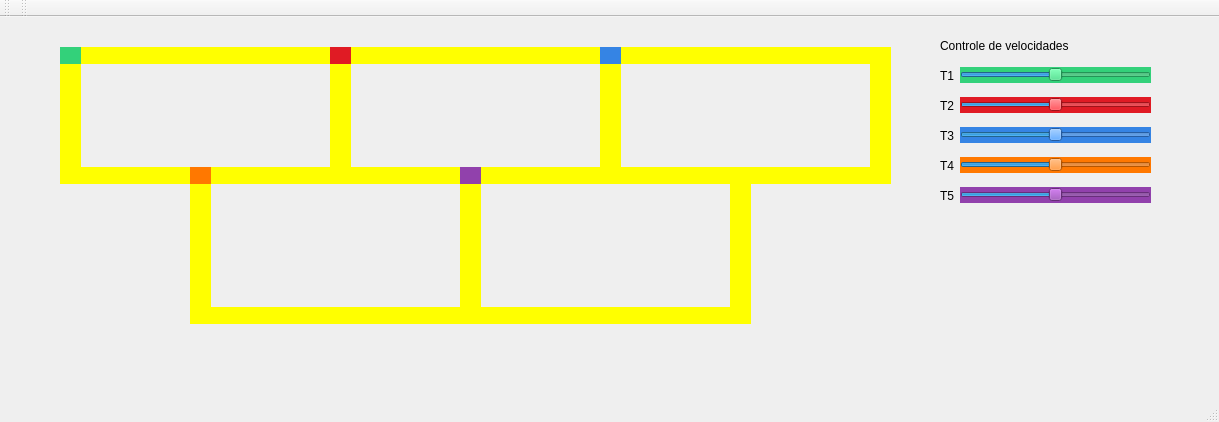
<?xml version="1.0" encoding="UTF-8"?>
<ui version="4.0">
 <class>MainWindow</class>
 <widget class="QMainWindow" name="MainWindow">
  <property name="geometry">
   <rect>
    <x>0</x>
    <y>0</y>
    <width>1219</width>
    <height>422</height>
   </rect>
  </property>
  <property name="windowTitle">
   <string>MainWindow</string>
  </property>
  <widget class="QWidget" name="centralWidget">
   <widget class="QLabel" name="label_trem1">
    <property name="geometry">
     <rect>
      <x>60</x>
      <y>30</y>
      <width>21</width>
      <height>17</height>
     </rect>
    </property>
    <property name="styleSheet">
     <string notr="true">background-color: rgb(51, 209, 122);
</string>
    </property>
    <property name="text">
     <string/>
    </property>
   </widget>
   <widget class="QLabel" name="label_trilho1">
    <property name="geometry">
     <rect>
      <x>80</x>
      <y>30</y>
      <width>250</width>
      <height>17</height>
     </rect>
    </property>
    <property name="styleSheet">
     <string notr="true">QLabel { background: yellow}</string>
    </property>
    <property name="text">
     <string/>
    </property>
   </widget>
   <widget class="QLabel" name="label_trilho2">
    <property name="geometry">
     <rect>
      <x>80</x>
      <y>150</y>
      <width>250</width>
      <height>17</height>
     </rect>
    </property>
    <property name="styleSheet">
     <string notr="true">QLabel { background: yellow}</string>
    </property>
    <property name="text">
     <string/>
    </property>
   </widget>
   <widget class="QLabel" name="label_trilho3">
    <property name="geometry">
     <rect>
      <x>330</x>
      <y>30</y>
      <width>21</width>
      <height>137</height>
     </rect>
    </property>
    <property name="styleSheet">
     <string notr="true">QLabel { background: yellow}</string>
    </property>
    <property name="text">
     <string/>
    </property>
   </widget>
   <widget class="QLabel" name="label_trilho4">
    <property name="geometry">
     <rect>
      <x>60</x>
      <y>30</y>
      <width>21</width>
      <height>137</height>
     </rect>
    </property>
    <property name="styleSheet">
     <string notr="true">QLabel { background: yellow}</string>
    </property>
    <property name="text">
     <string/>
    </property>
   </widget>
   <widget class="QLabel" name="label_trilho4_2">
    <property name="geometry">
     <rect>
      <x>600</x>
      <y>30</y>
      <width>21</width>
      <height>137</height>
     </rect>
    </property>
    <property name="styleSheet">
     <string notr="true">QLabel { background: yellow}</string>
    </property>
    <property name="text">
     <string/>
    </property>
   </widget>
   <widget class="QLabel" name="label_trilho1_2">
    <property name="geometry">
     <rect>
      <x>350</x>
      <y>30</y>
      <width>250</width>
      <height>17</height>
     </rect>
    </property>
    <property name="styleSheet">
     <string notr="true">QLabel { background: yellow}</string>
    </property>
    <property name="text">
     <string/>
    </property>
   </widget>
   <widget class="QLabel" name="label_trilho2_2">
    <property name="geometry">
     <rect>
      <x>350</x>
      <y>150</y>
      <width>250</width>
      <height>17</height>
     </rect>
    </property>
    <property name="styleSheet">
     <string notr="true">QLabel { background: yellow}</string>
    </property>
    <property name="text">
     <string/>
    </property>
   </widget>
   <widget class="QLabel" name="label_trem2">
    <property name="geometry">
     <rect>
      <x>330</x>
      <y>30</y>
      <width>21</width>
      <height>17</height>
     </rect>
    </property>
    <property name="styleSheet">
     <string notr="true">background-color: rgb(224, 27, 36);</string>
    </property>
    <property name="text">
     <string/>
    </property>
   </widget>
   <widget class="QLabel" name="label_trilho5">
    <property name="geometry">
     <rect>
      <x>620</x>
      <y>30</y>
      <width>250</width>
      <height>17</height>
     </rect>
    </property>
    <property name="styleSheet">
     <string notr="true">QLabel { background: yellow}</string>
    </property>
    <property name="text">
     <string/>
    </property>
   </widget>
   <widget class="QLabel" name="label_trem3">
    <property name="geometry">
     <rect>
      <x>600</x>
      <y>30</y>
      <width>21</width>
      <height>17</height>
     </rect>
    </property>
    <property name="styleSheet">
     <string notr="true">background-color: rgb(53, 132, 228);</string>
    </property>
    <property name="text">
     <string/>
    </property>
   </widget>
   <widget class="QLabel" name="label_trilho5_2">
    <property name="geometry">
     <rect>
      <x>620</x>
      <y>150</y>
      <width>250</width>
      <height>17</height>
     </rect>
    </property>
    <property name="autoFillBackground">
     <bool>false</bool>
    </property>
    <property name="styleSheet">
     <string notr="true">QLabel { background: yellow}</string>
    </property>
    <property name="text">
     <string/>
    </property>
   </widget>
   <widget class="QLabel" name="label_trilho4_3">
    <property name="geometry">
     <rect>
      <x>870</x>
      <y>30</y>
      <width>21</width>
      <height>137</height>
     </rect>
    </property>
    <property name="styleSheet">
     <string notr="true">QLabel { background: yellow}</string>
    </property>
    <property name="text">
     <string/>
    </property>
   </widget>
   <widget class="QSlider" name="slider_trem_t1">
    <property name="geometry">
     <rect>
      <x>960</x>
      <y>50</y>
      <width>191</width>
      <height>16</height>
     </rect>
    </property>
    <property name="styleSheet">
     <string notr="true">background-color: rgb(51, 209, 122);</string>
    </property>
    <property name="maximum">
     <number>200</number>
    </property>
    <property name="value">
     <number>100</number>
    </property>
    <property name="orientation">
     <enum>Qt::Horizontal</enum>
    </property>
   </widget>
   <widget class="QLabel" name="label">
    <property name="geometry">
     <rect>
      <x>940</x>
      <y>20</y>
      <width>171</width>
      <height>17</height>
     </rect>
    </property>
    <property name="styleSheet">
     <string notr="true">font: 75 12pt &quot;Ubuntu&quot;;</string>
    </property>
    <property name="text">
     <string>Controle de velocidades</string>
    </property>
   </widget>
   <widget class="QSlider" name="slider_trem_t2">
    <property name="geometry">
     <rect>
      <x>960</x>
      <y>80</y>
      <width>191</width>
      <height>16</height>
     </rect>
    </property>
    <property name="styleSheet">
     <string notr="true">background-color: rgb(224, 27, 36);</string>
    </property>
    <property name="maximum">
     <number>200</number>
    </property>
    <property name="value">
     <number>100</number>
    </property>
    <property name="orientation">
     <enum>Qt::Horizontal</enum>
    </property>
   </widget>
   <widget class="QSlider" name="slider_trem_t3">
    <property name="geometry">
     <rect>
      <x>960</x>
      <y>110</y>
      <width>191</width>
      <height>16</height>
     </rect>
    </property>
    <property name="styleSheet">
     <string notr="true">background-color: rgb(53, 132, 228);</string>
    </property>
    <property name="maximum">
     <number>200</number>
    </property>
    <property name="value">
     <number>100</number>
    </property>
    <property name="orientation">
     <enum>Qt::Horizontal</enum>
    </property>
   </widget>
   <widget class="QSlider" name="slider_trem_t4">
    <property name="geometry">
     <rect>
      <x>960</x>
      <y>140</y>
      <width>191</width>
      <height>16</height>
     </rect>
    </property>
    <property name="styleSheet">
     <string notr="true">background-color: rgb(255, 120, 0);</string>
    </property>
    <property name="maximum">
     <number>200</number>
    </property>
    <property name="value">
     <number>100</number>
    </property>
    <property name="orientation">
     <enum>Qt::Horizontal</enum>
    </property>
   </widget>
   <widget class="QSlider" name="slider_trem_t5">
    <property name="geometry">
     <rect>
      <x>960</x>
      <y>170</y>
      <width>191</width>
      <height>16</height>
     </rect>
    </property>
    <property name="styleSheet">
     <string notr="true">background-color: rgb(145, 65, 172);</string>
    </property>
    <property name="maximum">
     <number>200</number>
    </property>
    <property name="value">
     <number>100</number>
    </property>
    <property name="orientation">
     <enum>Qt::Horizontal</enum>
    </property>
   </widget>
   <widget class="QLabel" name="label_2">
    <property name="geometry">
     <rect>
      <x>940</x>
      <y>50</y>
      <width>21</width>
      <height>17</height>
     </rect>
    </property>
    <property name="text">
     <string>T1</string>
    </property>
   </widget>
   <widget class="QLabel" name="label_3">
    <property name="geometry">
     <rect>
      <x>940</x>
      <y>80</y>
      <width>21</width>
      <height>17</height>
     </rect>
    </property>
    <property name="text">
     <string>T2</string>
    </property>
   </widget>
   <widget class="QLabel" name="label_4">
    <property name="geometry">
     <rect>
      <x>940</x>
      <y>110</y>
      <width>21</width>
      <height>17</height>
     </rect>
    </property>
    <property name="text">
     <string>T3</string>
    </property>
   </widget>
   <widget class="QLabel" name="label_5">
    <property name="geometry">
     <rect>
      <x>940</x>
      <y>140</y>
      <width>21</width>
      <height>17</height>
     </rect>
    </property>
    <property name="text">
     <string>T4</string>
    </property>
   </widget>
   <widget class="QLabel" name="label_6">
    <property name="geometry">
     <rect>
      <x>940</x>
      <y>170</y>
      <width>21</width>
      <height>17</height>
     </rect>
    </property>
    <property name="text">
     <string>T5</string>
    </property>
   </widget>
   <widget class="QLabel" name="label_trilho4_4">
    <property name="geometry">
     <rect>
      <x>190</x>
      <y>167</y>
      <width>21</width>
      <height>140</height>
     </rect>
    </property>
    <property name="styleSheet">
     <string notr="true">QLabel { background: yellow}</string>
    </property>
    <property name="text">
     <string/>
    </property>
   </widget>
   <widget class="QLabel" name="label_trilho2_3">
    <property name="geometry">
     <rect>
      <x>210</x>
      <y>290</y>
      <width>250</width>
      <height>17</height>
     </rect>
    </property>
    <property name="styleSheet">
     <string notr="true">QLabel { background: yellow}</string>
    </property>
    <property name="text">
     <string/>
    </property>
   </widget>
   <widget class="QLabel" name="label_trilho4_5">
    <property name="geometry">
     <rect>
      <x>460</x>
      <y>167</y>
      <width>21</width>
      <height>140</height>
     </rect>
    </property>
    <property name="styleSheet">
     <string notr="true">QLabel { background: yellow}</string>
    </property>
    <property name="text">
     <string/>
    </property>
   </widget>
   <widget class="QLabel" name="label_trilho4_6">
    <property name="geometry">
     <rect>
      <x>730</x>
      <y>167</y>
      <width>21</width>
      <height>140</height>
     </rect>
    </property>
    <property name="styleSheet">
     <string notr="true">QLabel { background: yellow}</string>
    </property>
    <property name="text">
     <string/>
    </property>
   </widget>
   <widget class="QLabel" name="label_trilho2_4">
    <property name="geometry">
     <rect>
      <x>480</x>
      <y>290</y>
      <width>250</width>
      <height>17</height>
     </rect>
    </property>
    <property name="styleSheet">
     <string notr="true">QLabel { background: yellow}</string>
    </property>
    <property name="text">
     <string/>
    </property>
   </widget>
   <widget class="QLabel" name="label_trem4">
    <property name="geometry">
     <rect>
      <x>190</x>
      <y>150</y>
      <width>21</width>
      <height>17</height>
     </rect>
    </property>
    <property name="styleSheet">
     <string notr="true">background-color: rgb(255, 120, 0);</string>
    </property>
    <property name="text">
     <string/>
    </property>
   </widget>
   <widget class="QLabel" name="label_trem5">
    <property name="geometry">
     <rect>
      <x>460</x>
      <y>150</y>
      <width>21</width>
      <height>17</height>
     </rect>
    </property>
    <property name="styleSheet">
     <string notr="true">background-color: rgb(145, 65, 172);</string>
    </property>
    <property name="text">
     <string/>
    </property>
   </widget>
   <zorder>label_trilho5_2</zorder>
   <zorder>label_trilho4_3</zorder>
   <zorder>label_trilho1</zorder>
   <zorder>label_trilho2</zorder>
   <zorder>label_trilho3</zorder>
   <zorder>label_trilho4</zorder>
   <zorder>label_trem1</zorder>
   <zorder>label_trilho4_2</zorder>
   <zorder>label_trilho1_2</zorder>
   <zorder>label_trilho2_2</zorder>
   <zorder>label_trem2</zorder>
   <zorder>label_trilho5</zorder>
   <zorder>label_trem3</zorder>
   <zorder>slider_trem_t1</zorder>
   <zorder>label</zorder>
   <zorder>slider_trem_t2</zorder>
   <zorder>slider_trem_t3</zorder>
   <zorder>slider_trem_t4</zorder>
   <zorder>slider_trem_t5</zorder>
   <zorder>label_2</zorder>
   <zorder>label_3</zorder>
   <zorder>label_4</zorder>
   <zorder>label_5</zorder>
   <zorder>label_6</zorder>
   <zorder>label_trilho4_4</zorder>
   <zorder>label_trilho2_3</zorder>
   <zorder>label_trilho4_5</zorder>
   <zorder>label_trilho4_6</zorder>
   <zorder>label_trilho2_4</zorder>
   <zorder>label_trem4</zorder>
   <zorder>label_trem5</zorder>
  </widget>
  <widget class="QMenuBar" name="menuBar">
   <property name="geometry">
    <rect>
     <x>0</x>
     <y>0</y>
     <width>1219</width>
     <height>21</height>
    </rect>
   </property>
  </widget>
  <widget class="QToolBar" name="mainToolBar">
   <attribute name="toolBarArea">
    <enum>TopToolBarArea</enum>
   </attribute>
   <attribute name="toolBarBreak">
    <bool>false</bool>
   </attribute>
  </widget>
  <widget class="QStatusBar" name="statusBar"/>
  <widget class="QToolBar" name="toolBar">
   <property name="windowTitle">
    <string>toolBar</string>
   </property>
   <attribute name="toolBarArea">
    <enum>TopToolBarArea</enum>
   </attribute>
   <attribute name="toolBarBreak">
    <bool>false</bool>
   </attribute>
  </widget>
 </widget>
 <layoutdefault spacing="6" margin="11"/>
 <resources/>
 <connections/>
</ui>
